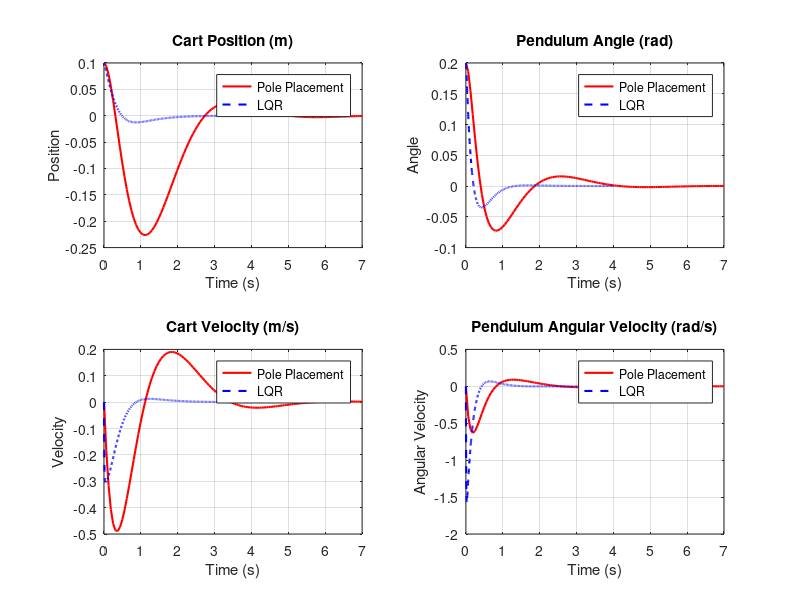

MATLAB code to generate this figure: (Note: this script raises an error after producing the figure.)

clc; clear;

% System Matrices from your image
A = [0     1       0           0;
     0  -0.0645   18.0377      0;
     0     0       0           1;
     0  -0.4032  174.0484      0];

B = [0;
     0.6452;
     0;
     4.0323];

C = [1 0 0 0;      % Output: Position and angle
     0 0 1 0];

D = [0; 0];

% Initial condition: small displacement and angle
x0 = [0.1; 0; 0.2; 0];  % 10 cm cart offset, 0.2 rad (11°) tilt

%% 1. Pole Placement Control
K_pole = [-1.7650, -2.0159, 55.1393, 3.2635];

A_pole_cl = A - B * K_pole;

sys_pole_cl = ss(A_pole_cl, B, C, D);

[y_pole, t_pole, x_pole] = initial(sys_pole_cl, x0);

%% 2. LQR Control
Q = diag([150, 50, 200, 10]);
R = 0.01;

K_lqr = lqr(A, B, Q, R);

A_lqr_cl = A - B * K_lqr;

sys_lqr_cl = ss(A_lqr_cl, B, C, D);

[y_lqr, t_lqr, x_lqr] = initial(sys_lqr_cl, x0);

%% 3. Plotting Results

figure;

subplot(2,2,1);
plot(t_pole, y_pole(:,1), 'r', 'LineWidth', 1.5);
hold on;
plot(t_lqr, y_lqr(:,1), 'b--', 'LineWidth', 1.5);
title('Cart Position (m)');
legend('Pole Placement', 'LQR');
xlabel('Time (s)');
ylabel('Position');
grid on;

subplot(2,2,2);
plot(t_pole, y_pole(:,2), 'r', 'LineWidth', 1.5);
hold on;
plot(t_lqr, y_lqr(:,2), 'b--', 'LineWidth', 1.5);
title('Pendulum Angle (rad)');
legend('Pole Placement', 'LQR');
xlabel('Time (s)');
ylabel('Angle');
grid on;

subplot(2,2,3);
plot(t_pole, x_pole(:,2), 'r', 'LineWidth', 1.5);
hold on;
plot(t_lqr, x_lqr(:,2), 'b--', 'LineWidth', 1.5);
title('Cart Velocity (m/s)');
legend('Pole Placement', 'LQR');
xlabel('Time (s)');
ylabel('Velocity');
grid on;

subplot(2,2,4);
plot(t_pole, x_pole(:,4), 'r', 'LineWidth', 1.5);
hold on;
plot(t_lqr, x_lqr(:,4), 'b--', 'LineWidth', 1.5);
title('Pendulum Angular Velocity (rad/s)');
legend('Pole Placement', 'LQR');
xlabel('Time (s)');
ylabel('Angular Velocity');
grid on;

sgtitle('Comparison of Pole-Placement vs LQR Control');
